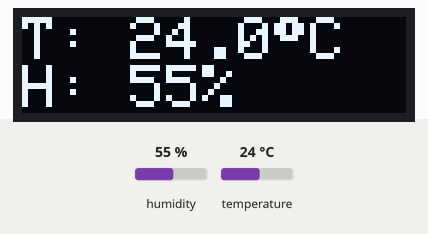
This sketch was run on a simulated ESP8266 (NodeMCU). Shown: 128×32 one-colour display. Inputs (shaded band) come from the test bench; at power-on: humidity 55 %, temperature 24 °C. WiFi joins after 1.5 s; servers stay silent unless stated; the display library's start-up logo is not drawn; what the sketch prints to the serial monitor is not drawn.

Above: at 5.0 s.
5.1 s: humidity set to 22 %
At 6.7 s:
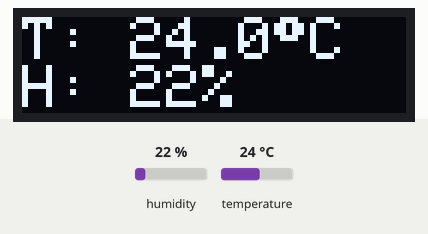
7.4 s: temperature set to 12 °C
At 8.9 s:
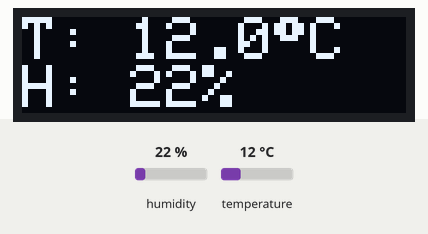
9.4 s: humidity set to 40 %
At 11.0 s:
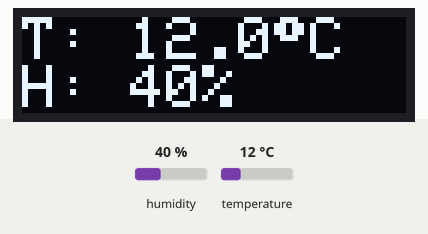
11.5 s: temperature set to 19 °C
At 13.2 s:
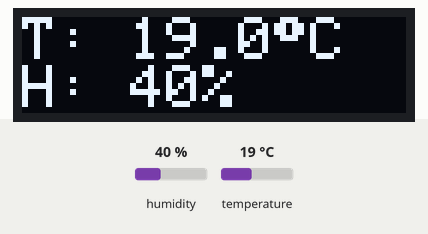
Timing chart, 0 to 14.5 s (numbered marks = the images above; inputs shaded):
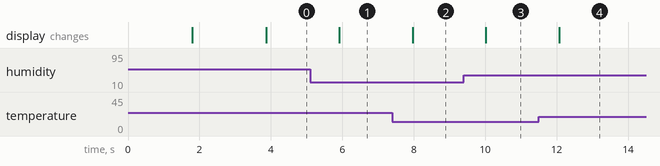

Measured:
- after the input at 5.1 s, the display: changes after 0.82 s (image 1)
- after the input at 7.4 s, the display: changes after 0.57 s (image 2)
- after the input at 9.4 s, the display: changes after 0.62 s (image 3)
- after the input at 11.5 s, the display: changes after 0.57 s (image 4)

The sketch:

bai1.ino
```cpp
#define BLYNK_TEMPLATE_ID "TMPL6D5UV-4Zw"
#define BLYNK_TEMPLATE_NAME "GIAM SAT NHIET DO DO AM"
#define BLYNK_AUTH_TOKEN "YfyvAuNdf1Q07XXthTBgv1olLbJSVP3r"
#define BLYNK_PRINT Serial
#include <ESP8266WiFi.h>
#include <BlynkSimpleEsp8266.h>
// Your WiFi credentials.
// Set password to "" for open networks.
char ssid[] = "DTM E-SMART";
char pass[] = "0919890938";

#include "DHTesp.h"
#include <Wire.h>
#include <Adafruit_GFX.h>
#include <Adafruit_SSD1306.h>

#define SCREEN_WIDTH 128 // OLED display width, in pixels
#define SCREEN_HEIGHT 32 // OLED display height, in pixels
#define OLED_RESET     -1 // Reset pin # (or -1 if sharing Arduino reset pin)
#define SCREEN_ADDRESS 0x3C ///< See datasheet for Address; 0x3D for 128x64, 0x3C for 128x32
Adafruit_SSD1306 display(SCREEN_WIDTH, SCREEN_HEIGHT, &Wire, OLED_RESET);
DHTesp dht;
unsigned long timeShowOled=millis();
float temperature, humidity;
WidgetLED led1(V0);

void setup() {
  Serial.begin(115200);

  Blynk.begin(BLYNK_AUTH_TOKEN, ssid, pass);

  if(!display.begin(SSD1306_SWITCHCAPVCC, SCREEN_ADDRESS)) {
    Serial.println(F("SSD1306 allocation failed"));
    for(;;); // Don't proceed, loop forever
  }
  display.display();
  delay(2000); // Pause for 2 seconds
  dht.setup(16, DHTesp::DHT11);
}

void loop() {
  Blynk.run();

  if(millis()-timeShowOled>1000){
    float t = dht.getTemperature();
    float h = dht.getHumidity();
    if(dht.getStatusString()=="OK"){
      temperature=t;
      humidity=h;
      showOled(temperature, humidity);

      Blynk.virtualWrite(V1, t);
      Blynk.virtualWrite(V2, h);
      if (led1.getValue()) {
        led1.off();
        Serial.println("LED on V0: off");
      } else {
        led1.on();
        Serial.println("LED on V0: on");
      }
    }
    timeShowOled=millis();
  }

}
void showOled(float t, float h){
  display.clearDisplay();
  display.setTextSize(2);                     // Normal 1:2 pixel scale
  display.setTextColor(SSD1306_WHITE);        // Draw white text
  display.setCursor(0,0);                     // Start at top-left corner
  display.print("T: ");
  display.print(t,1);
  display.print((char)247);
  display.println("C");
  display.print("H: ");
  display.print(h,0);
  display.println("%");
  display.display();
}
```
